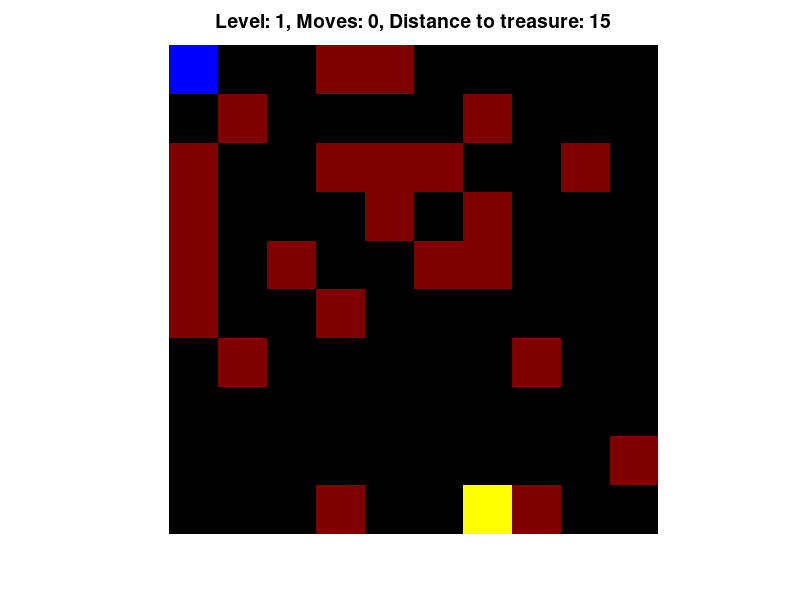

Here is the MATLAB script that generated this plot: (Note: this script raises an error after producing the figure.)
function treasureHuntGame()

    % Initialize game parameters
    gridSize = 10;
    levels = 3; % Number of levels
    playerPosition = [1, 1];
    treasurePosition = [randi([1, gridSize]), randi([1, gridSize])];
    movesCount = 0;
    treasureFound = false; % Variable to track if treasure is found
    level = 1; % Initial level
    
    % Connect to the stimulation box
    %[rt, ~] = ctrlArduinoStim_hrc('init');
    
    % Create a figure for the game display
    fig = figure;
    set(fig, 'KeyPressFcn', @keyPressCallback, 'UserData', 'none');
    
    % Run the game loop
    while ishandle(fig) && level <= levels
        % Display the game grid
        drawGameGrid(gridSize, playerPosition, treasurePosition, movesCount, treasureFound, level);
        
        % Get user input
        direction = getUserInput(fig);
        
        % Update player position only if there's a valid direction
        if ~strcmp(direction, 'none') && ~treasureFound
            [playerPosition, hitObstacle] = updatePlayerPosition(playerPosition, direction, gridSize, level);
            movesCount = movesCount + 1;
            
            % Check for obstacle collision
            if hitObstacle
                disp('You hit an obstacle! Try a different path.');
                movesCount = movesCount - 1; % Don't count the move if it hits an obstacle
            end
        end
        
        % Calculate distance to the treasure
        distance = calculateDistance(playerPosition, treasurePosition);
        
        % Check if the player found the treasure
        if isTreasureFound(distance)
            treasureFound = true;
        end
        
        % Deliver stimulation based on distance
        %deliverStimulation(distance, rt);
        
        % Pause for a short duration to make the game visually appealing
        pause(0.1);
        
        
        % Check if the player completed the level
        if treasureFound && level <= levels
            disp(['Congratulations! You found the treasure in ', num2str(movesCount), ' moves.']);
            % Move to the next level
            level = level + 1;
            playerPosition = [1, 1];
            treasurePosition = [randi([1, gridSize]), randi([1, gridSize])];
            treasureFound = false;
            movesCount = 0;
            pause(2); % Pause for a moment before starting the next level
        end
    end

    % Display the final grid and message
    drawGameGrid(gridSize, playerPosition, treasurePosition, movesCount, treasureFound, level);
    
    % Close the connection to the stimulation box
    %ctrlArduinoStim_hrc('close');
    
    if ishandle(fig)
        disp(['Congratulations! You completed all levels in ', num2str(movesCount), ' moves.']);
    else
        disp('Game ended.');
    end

end

function drawGameGrid(gridSize, playerPosition, treasurePosition, movesCount, treasureFound, level)
    % Display the game grid with graphics for player, treasure, obstacles, and background
    
    % Create a blank grid as the background
    background = zeros(gridSize, gridSize, 3); % 3 channels for RGB
    
    % Set player position with a little person graphic (blue)
    background(playerPosition(1), playerPosition(2), :) = [0, 0, 1];
    
    % Set treasure position with a treasure chest graphic (yellow)
    background(treasurePosition(1), treasurePosition(2), :) = [1, 1, 0];
    
    % Set obstacles randomly on the grid (gray) with fewer obstacles
    obstacles = randi([0, 1], gridSize, gridSize);
    obstacles = obstacles & randi([0, 1], gridSize, gridSize);
    background(obstacles == 1) = 0.5;
    
    % Display the game grid using imshow
    imshow(background, 'InitialMagnification', 'fit');
    
    % Set title with current distance to the treasure and level
    title(['Level: ', num2str(level), ', Moves: ', num2str(movesCount), ', Distance to treasure: ', num2str(calculateDistance(playerPosition, treasurePosition))], 'FontSize', 14);
end

% (The rest of the functions remain unchanged)
function keyPressCallback(fig, ~)
    % Handle key presses for player movement
    
    % Store the direction in UserData
    switch fig.CurrentKey
        case 'leftarrow'
            fig.UserData = 'left';
        case 'rightarrow'
            fig.UserData = 'right';
        case 'uparrow'
            fig.UserData = 'up';
        case 'downarrow'
            fig.UserData = 'down';
    end
end

function direction = getUserInput(fig)
    % Get user input for movement
    
    % Retrieve the direction from UserData and reset it
    direction = fig.UserData;
    fig.UserData = 'none';
end

function newPosition = updatePlayerPosition(currentPosition, direction, gridSize)
    % Update player position based on the movement direction
    
    newPosition = currentPosition;
    
    switch direction
        case 'left'
            newPosition(2) = max(1, currentPosition(2) - 1);
        case 'right'
            newPosition(2) = min(gridSize, currentPosition(2) + 1);
        case 'up'
            newPosition(1) = max(1, currentPosition(1) - 1);
        case 'down'
            newPosition(1) = min(gridSize, currentPosition(1) + 1);
    end
end

function distance = calculateDistance(position1, position2)
    % Calculate Manhattan distance between two positions
    
    distance = abs(position1(1) - position2(1)) + abs(position1(2) - position2(2));
end

function result = isTreasureFound(distance)
    % Check if the player found the treasure
    
    % You can adjust the threshold for finding the treasure based on distance
    threshold = 1; % Adjust as needed
    
    result = distance <= threshold;
end

% function deliverStimulation(distance, rt)
%     % Deliver stimulation based on the distance to the treasure
% 
%     % Define stimulation parameters
%     maxAmplitude = 2; % Adjust as needed
%     maxDistance = 10; % Adjust as needed
% 
%     % Calculate amplitude based on the distance
%     amplitude = maxAmplitude * (1 - distance / maxDistance);
%     amplitude = max(0, amplitude); % Ensure amplitude is non-negative
% 
%     % Deliver stimulation
%     ctrlArduinoStim_hrc('stim', [amplitude, 200, 30, 1], rt);
% end
% 
% 
